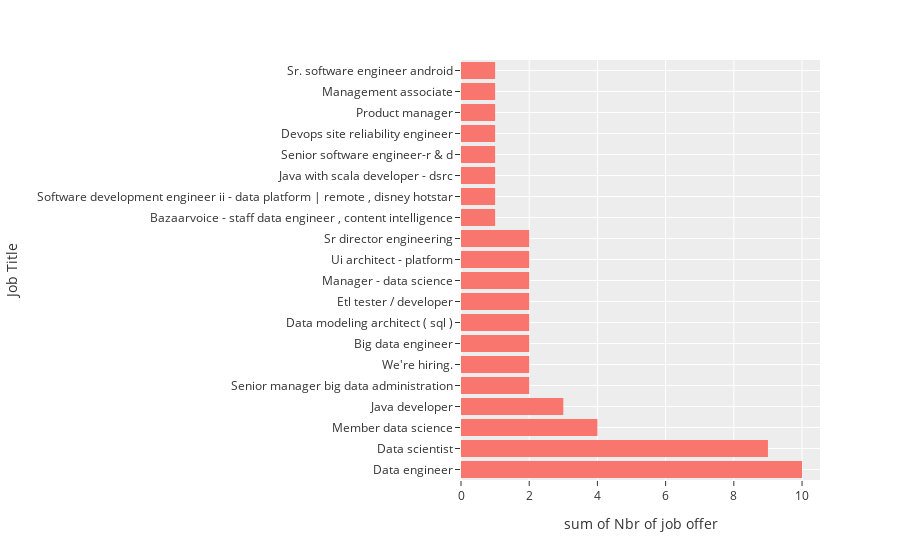

Here is the notebook cell this chart was saved with:
### Markdown cell above
Plot des jobs les plus demandées

### Code cell
job_dict = df_jobs["Job Title"].value_counts().to_dict()
job_keys = list(job_dict.keys())[:20]
job_vals = list(job_dict.values())[:20]
job_df = pd.DataFrame({"Job Title": job_keys, "Nbr of job offer": job_vals})
fig = px.histogram(data_frame=job_df, x="Nbr of job offer", y="Job Title", template="ggplot2")
fig.show()

### Figure 1 — Plotly figure (JSON) as saved in the notebook; plotly's stock layout.template omitted (floating-point values rounded to 4 significant figures)
{"data": [{"alignmentgroup": "True", "bingroup": "y", "histfunc": "sum", "hovertemplate": "sum of Nbr of job offer=%{x}<br>Job Title=%{y}<extra></extra>", "legendgroup": "", "marker": {"color": "#F8766D", "pattern": {"shape": ""}}, "name": "", "offsetgroup": "", "orientation": "h", "showlegend": false, "type": "histogram", "x": [10, 9, 4, 3, 2, 2, 2, 2, 2, 2, 2, 2, 1, 1, 1, 1, 1, 1, 1, 1], "xaxis": "x", "y": ["Data engineer", "Data scientist", "Member data science", "Java developer", "Senior manager big data administration", "We're hiring.", "Big data engineer", "Data modeling architect ( sql )", "Etl tester / developer", "Manager - data science", "Ui architect - platform", "Sr director engineering", "Bazaarvoice - staff data engineer , content intelligence", "Software development engineer ii - data platform | remote , disney hotstar", "Java with scala developer - dsrc", "Senior software engineer-r & d", "Devops site reliability engineer", "Product manager", "Management associate", "Sr. software engineer android"], "yaxis": "y"}], "layout": {"barmode": "relative", "legend": {"tracegroupgap": 0}, "margin": {"t": 60}, "xaxis": {"anchor": "y", "domain": [0, 1], "title": {"text": "sum of Nbr of job offer"}}, "yaxis": {"anchor": "x", "domain": [0, 1], "title": {"text": "Job Title"}}}}
